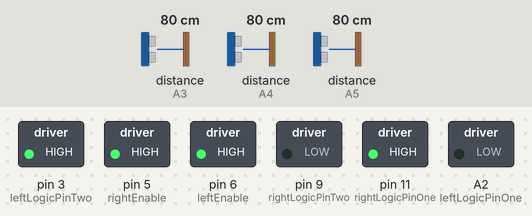
Bench run of a sketch on a simulated Arduino Uno, built with avr-gcc and run on an emulated ATmega328P. On the bench: switched loads named in the sketch (green lamp = pin HIGH). Wiring (inferred from the names in the program): 3 × ultrasonic range finder: trigger pin 7, echo A3 / trigger pin 8, echo A4 / trigger pin 10, echo A5. Dashed ring = blinking. The test bench sets the inputs (shaded band); at power-on: distance to the obstacle (sensors on A5, A3, A4) 80 cm. The echo pulse lasts 58.3 µs per cm; pins used as bus, display or sensor lines are not drawn; what the sketch prints to the serial monitor is not drawn.

Above: at 1.3 s.
1.4 s: distance to the obstacle (sensor on A5) set to 12 cm
4.4 s: distance to the obstacle (sensor on A5) set to 9 cm
At 4.51 s:
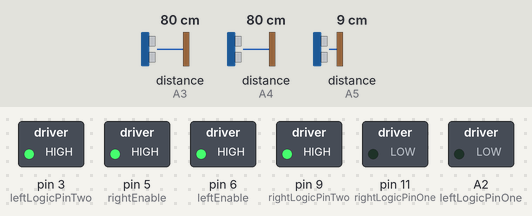
7.4 s: distance to the obstacle (sensor on A3) set to 85 cm
At 8.7 s:
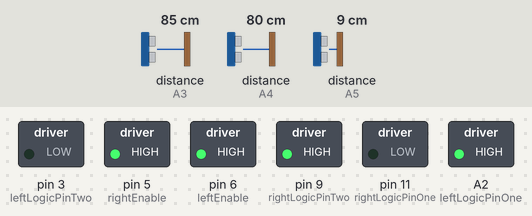
10.4 s: distance to the obstacle (sensor on A3) set to 2 cm
At 11.6 s:
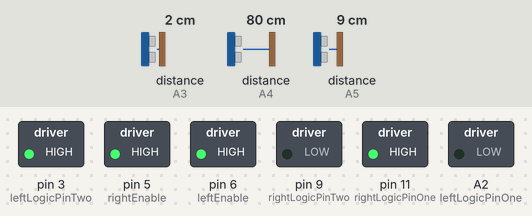
13.4 s: distance to the obstacle (sensor on A3) set to 120 cm
At 14.59 s:
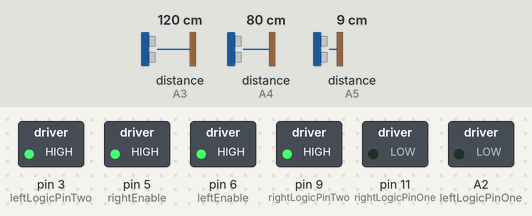
Timing chart, 0 to 17.4 s (numbered marks = the images above; inputs shaded):
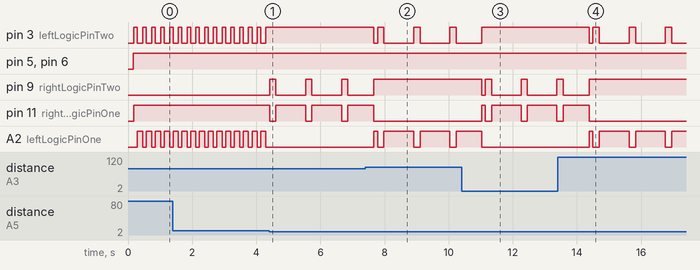

The sketch:

maze.ino
```cpp
int leftEnable = 6;
int leftLogicPinOne = A2;
int leftLogicPinTwo = 3;

int rightEnable = 5;
int rightLogicPinOne = 11;
int rightLogicPinTwo = 9;

int frontTrigPin = 10;
int leftTrigPin = 8;
int rightTrigPin = 7;

int frontEchoPin = A5;
int rightEchoPin = A3;
int leftEchoPin= A4;

int pwmDutyCycle = 255;
int rightDistance, leftDistance, frontDistance;

int distanceThreshold = 10;
int leftRightThreshold = 15;

int rightTurnDelay = 100;
int leftTurnDelay = 100;

int slightDelay = 150;

void setup(){
  Serial.begin(9600);

  setupSensorPins();

  setupMotorPins();

  delayMicroseconds(4000);
}

void loop(){
  setMotorSpeed(pwmDutyCycle);

  readDistance();

  if (rightDistance > leftDistance) {
    turnRight();
    delay(rightTurnDelay);
    readDistance();
    if (frontDistance > distanceThreshold) {
      travelForward();
      delay(slightDelay);
    }
    else {
      travelBackward();
      delay(2 * rightTurnDelay);
      turnRight();
      delay(8 * rightTurnDelay);
    }
  }
  else if (leftDistance >= rightDistance) {
    turnLeft();
    delay(leftTurnDelay);
    readDistance();
    if (frontDistance > distanceThreshold) {
      travelForward();
      delay(slightDelay);
    }
    else {
      travelBackward();
      delay(2 * rightTurnDelay);
      turnLeft();
      delay(8 * leftTurnDelay);
    }
  }
}

void readDistance() {
  rightDistance = getDistance(rightTrigPin, rightEchoPin);
  leftDistance = getDistance(leftTrigPin, leftEchoPin);
  frontDistance = getDistance(frontTrigPin, frontEchoPin);
}

void setMotorSpeed(int pwmDutyCycle) {
  analogWrite(leftEnable, pwmDutyCycle);
  analogWrite(rightEnable, pwmDutyCycle);
}

void setupSensorPins() {
  pinMode(frontTrigPin, OUTPUT);
  digitalWrite(frontTrigPin, LOW);

  pinMode(leftTrigPin, OUTPUT);
  digitalWrite(leftTrigPin, LOW);

  pinMode(rightTrigPin, OUTPUT);
  digitalWrite(rightTrigPin, LOW);

  pinMode(frontEchoPin, INPUT);
  pinMode(rightEchoPin, INPUT);
  pinMode(leftEchoPin, INPUT);
}

void sendTriggerPulse(int sensorTrigPin) {
  digitalWrite(sensorTrigPin, HIGH);
  delayMicroseconds(10);
  digitalWrite(sensorTrigPin, LOW);
}

void waitEchoPinHigh(unsigned long clockMax, int pin) {
  while ((micros() < clockMax) && (digitalRead(pin) == LOW));
}

void waitEchoPinLow(unsigned long clockMax, int pin) {
  while ((micros() < clockMax) && (digitalRead(pin) == HIGH));
}

float calculateDistance(unsigned long clockStart) {
  return float(micros() - clockStart) / 58.0;
}

float getDistance(int trigPin, int echoPin) {
  unsigned long clockStart;
  unsigned long clockMax;
  unsigned long timeMax = 60000;
  float distance;

  sendTriggerPulse(trigPin);

  clockMax = micros() + 1000;

  waitEchoPinHigh(clockMax, echoPin);

  clockStart = micros();
  clockMax = clockStart + timeMax;

  waitEchoPinLow(clockMax, echoPin);

  return calculateDistance(clockStart);
}

void setupRightMotorPins() {

  pinMode(rightEnable, OUTPUT);
  pinMode(rightLogicPinOne, OUTPUT);
  pinMode(rightLogicPinTwo, OUTPUT);

  Serial.print("Right Motor Pin 1 = ");
  Serial.println(rightLogicPinOne);

  Serial.print("Right Motor Pin 2 = ");
  Serial.println(rightLogicPinTwo);
}

void setupLeftMotorPins() {

  pinMode(leftEnable, OUTPUT);
  pinMode(leftLogicPinOne, OUTPUT);
  pinMode(leftLogicPinTwo, OUTPUT);

  Serial.print("Left Motor Pin 1 = ");
  Serial.println(leftLogicPinOne);

  Serial.print("Left Motor Pin 2 = ");
  Serial.println(leftLogicPinTwo);
}

void setupMotorPins() {
  Serial.println("-------------------------------------");
  Serial.println("Program: Motor Controller Interface");
  Serial.println("Initializing ...");

  setupRightMotorPins();
  setupLeftMotorPins();

  Serial.println("Initialization complete");
}

void leftSideForward() {
  digitalWrite(leftLogicPinOne, HIGH);
  digitalWrite(leftLogicPinTwo, LOW);
}

void rightSideForward() {
  digitalWrite(rightLogicPinOne, HIGH);
  digitalWrite(rightLogicPinTwo, LOW);
}

void leftSideBackward(){
  digitalWrite(leftLogicPinOne, LOW);
  digitalWrite(leftLogicPinTwo, HIGH);
}

void rightSideBackward() {
  digitalWrite(rightLogicPinOne, LOW);
  digitalWrite(rightLogicPinTwo, HIGH);
}

void rightSideBrake() {
  digitalWrite(rightLogicPinOne, HIGH);
  digitalWrite(rightLogicPinTwo, HIGH);
}

void leftSideBrake() {
  digitalWrite(leftLogicPinOne, HIGH);
  digitalWrite(leftLogicPinTwo, HIGH);
}

void travelForward() {
  leftSideForward();
  rightSideForward();
}

void travelBackward() {
  leftSideBackward();
  rightSideBackward();
}

void turnLeft() {
  leftSideBackward();
  rightSideForward();
}

void turnRight() {
  rightSideBackward();
  leftSideForward();
}

void brake() {
  leftSideBrake();
  rightSideBrake();
}
```

Measured:
- the behaviour switches between 11 and 10 cm on distance to the obstacle (sensor on A5) (found by bisection; images 0 and 1)
- the behaviour switches between 80 and 81 cm on distance to the obstacle (sensor on A3) (found by bisection; images 1 and 2)
- after the input at 4.4 s, pin 3 (leftLogicPinTwo): stops changing and stays HIGH; pin 9 (rightLogicPinTwo): alternates HIGH for 0.20 s and LOW for 0.92 s, starting at once; pin 11 (rightLogicPinOne): alternates HIGH for 0.92 s and LOW for 0.20 s, starting at once; A2 (leftLogicPinOne): stops changing and stays LOW
- after the input at 7.4 s, pin 3 (leftLogicPinTwo): HIGH → LOW after 0.27 s, then repeats every 1.1 s: HIGH 0.20 s, LOW 0.92 s; A2 (leftLogicPinOne): LOW → HIGH after 0.27 s, then repeats every 1.1 s: LOW 0.20 s, HIGH 0.92 s
- after the input at 10.4 s, pin 9 (rightLogicPinTwo): HIGH → LOW after 0.64 s, then repeats every 1.1 s: HIGH 0.20 s, LOW 0.91 s; pin 11 (rightLogicPinOne): LOW → HIGH after 0.64 s, then repeats every 1.1 s: LOW 0.20 s, HIGH 0.91 s
- after the input at 13.4 s, pin 3 (leftLogicPinTwo): HIGH → LOW after 0.98 s, then repeats every 1.1 s: HIGH 0.20 s, LOW 0.93 s; A2 (leftLogicPinOne): LOW → HIGH after 0.98 s, then repeats every 1.1 s: LOW 0.20 s, HIGH 0.93 s
- by itself, pin 3 (leftLogicPinTwo): alternates HIGH for 0.11 s and LOW for 0.16 s
- by itself, A2 (leftLogicPinOne): alternates HIGH for 0.16 s and LOW for 0.11 s
